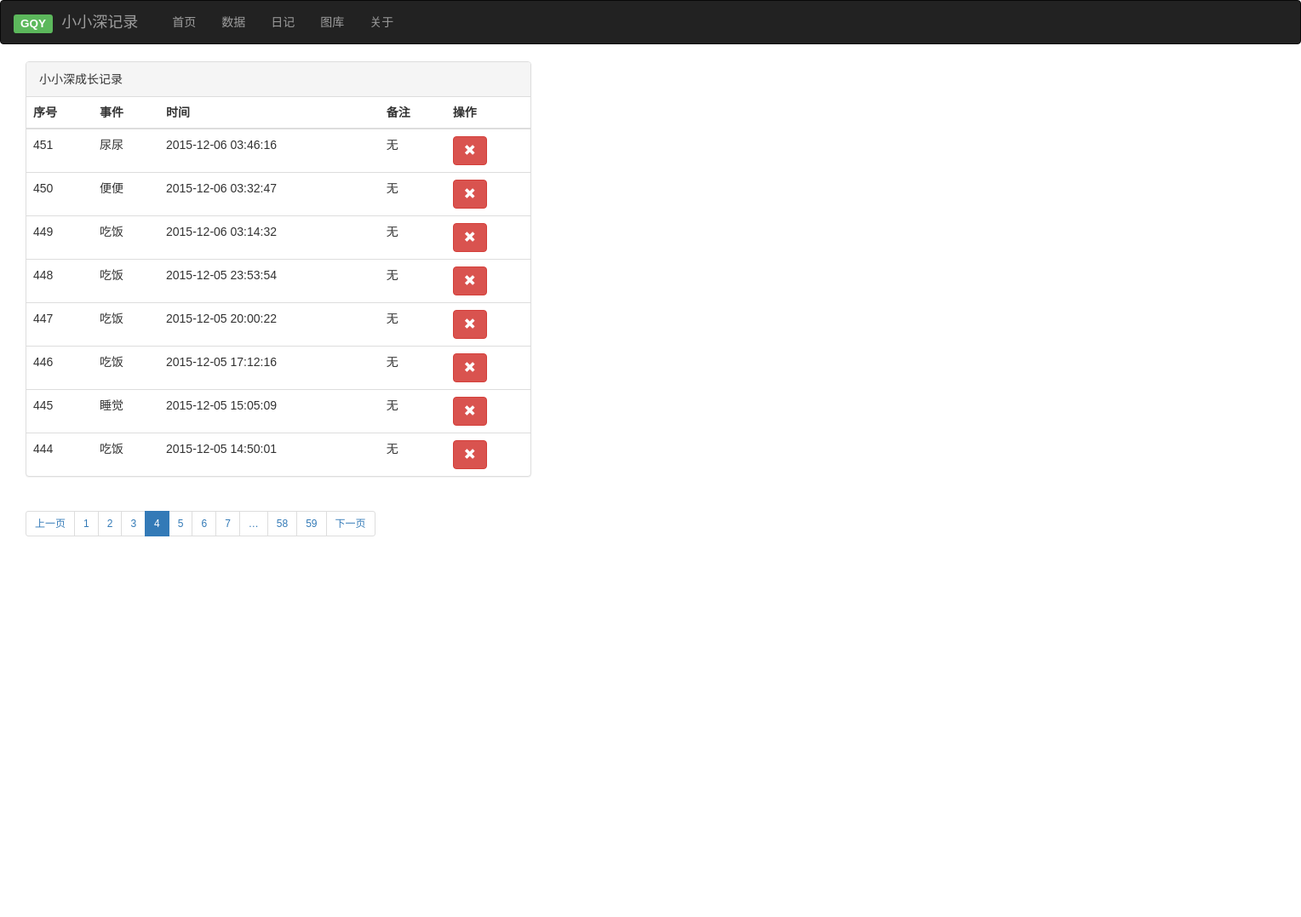
Page /show?page=4 on the committed database.
### db_model.py (models this page shows, shortened)
class GrowRecord(db.Model):
	id = db.Column(db.Integer, primary_key=True)
	event = db.Column(db.String(80))
	date = db.Column(db.DateTime)
	extra_text = db.Column(db.Text)

### route.py (the view)
def show():
    page = request.args.get('page', 1, type=int)
    event = request.args.get('event', None, type=str)
    page = page if page > 0 else 1
    rc = None
    if event is not None:
        rc = GrowRecord.query.filter(
                GrowRecord.event==event,
                GrowRecord.date >= date.today(),
                GrowRecord.date <= (date.today() + timedelta(days = 1))).order_by(
                                            GrowRecord.date.desc()).paginate(page,
                                            per_page=current_app.config['FLASK_COUNT_PER_PAGE'],
                                            error_out=False)
    else:
        rc = GrowRecord.query.order_by(GrowRecord.date.desc()).paginate(
                page,
                per_page=current_app.config['FLASK_COUNT_PER_PAGE'],
                error_out=False)
    items = rc.items
    return render_template('show.html', items=items, paginate=rc), 200

### templates/show.html (shortened to what this page needs)
{% extends "bootstrap/base.html" %}
{% import "_page_tool.html" as page_tool %}
{% block head %}
{{ super()}}
{% include "_header.html" %}
{% endblock %}
{% block navbar %}
{% include "nav.html" %}
{% endblock %}
{% block content %}
<div class="container-fluid">
  <div class="row-fluid">
    <div class="col-lg-5">
      <div class="panel panel-default">
      <div class="panel-heading">小小深成长记录</div>
          <table class="table table-hover" style="width:100%">
            <thead>
              <tr>
                <th>序号</th>
                <th>事件</th>
                <th>时间</th>
                <th>备注</th>
                <th>操作</th>
              </tr>
            </thead>
            <tbody>
            	{% for itr in items %}
            	<tr id="{{ itr.id }}">
            		<td> {{itr.id }} </td>
            		<td> {{ itr.event }} </td>
            		<td> {{ itr.date }} </td>
                <td> {{ itr.extra_text }} </td>
            		<td> <button class="btn btn-danger" type="button" data-toggle="modal" data-target="#myModal" data-whatever="{{ itr.id }}"><span class="glyphicon glyphicon-remove"/></button> </td>
            	</tr>
            	{% endfor %}
            </tbody>
          </table>
      </div>
       {{ page_tool.pagination_tool(paginate, 'main.show', event=request.args.get('event', None)) }}
    </div>
    <div class="col-lg-7" id="visual-graph">
    </div>
    </div>
  </div>
{% endblock %}

### static/main.css (style rules this page uses)
body,button, input, select, textarea,h1 ,h2, h3, h4, h5, h6 { font-family: Microsoft YaHei,'宋体' , Tahoma, Helvetica, Arial, "\5b8b\4f53", sans-serif; }

### rows in the picture
GrowRecord: id "451", event "尿尿", date "2015-12-06 03:46:16", extra_text "无"
GrowRecord: id "450", event "便便", date "2015-12-06 03:32:47", extra_text "无"
GrowRecord: id "449", event "吃饭", date "2015-12-06 03:14:32", extra_text "无"
GrowRecord: id "448", event "吃饭", date "2015-12-05 23:53:54", extra_text "无"
GrowRecord: id "447", event "吃饭", date "2015-12-05 20:00:22", extra_text "无"
GrowRecord: id "446", event "吃饭", date "2015-12-05 17:12:16", extra_text "无"
GrowRecord: id "445", event "睡觉", date "2015-12-05 15:05:09", extra_text "无"
GrowRecord: id "444", event "吃饭", date "2015-12-05 14:50:01", extra_text "无"

### other values in the picture
{{ itr }} "1" "2" "3" "4" "5" "6" "7" "58" "59"
